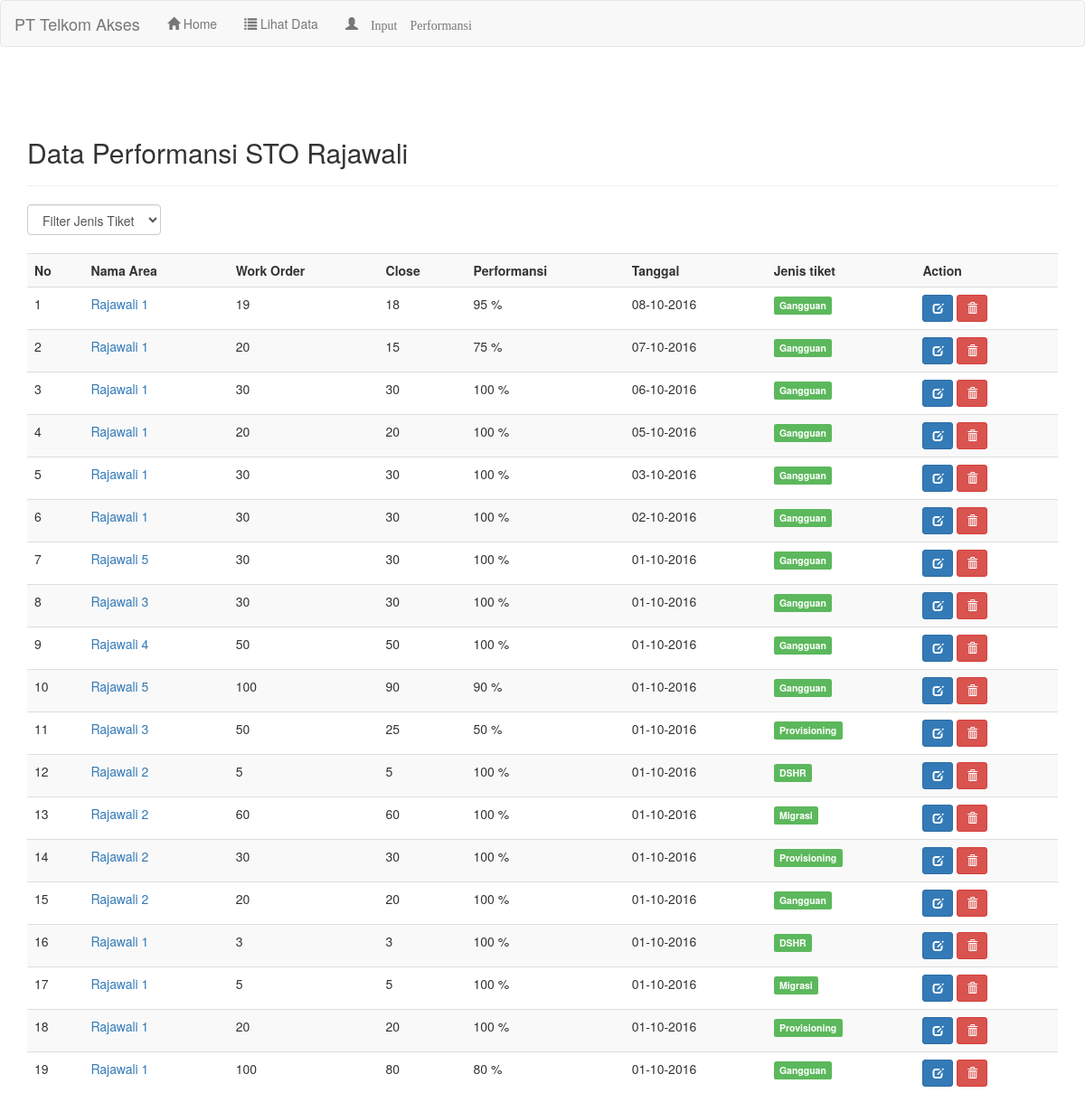
The app's page /data.php with its own data.
### tables this page shows
CREATE TABLE `t_performansi` (
  `id` int(11) NOT NULL,
  `area` varchar(30) NOT NULL,
  `order_tiket` int(11) NOT NULL,
  `close` int(11) NOT NULL,
  `performansi` decimal(10,0) NOT NULL,
  `tanggal` varchar(30) NOT NULL,
  `tiket` varchar(30) NOT NULL
);

### data.php (the view, shortened to what this page needs)
<?php
include("header.php");
include("koneksi.php");
?>
	<div class="container">
		<div class="content">
			<h2>Data Performansi STO Rajawali</h2>
			<hr />
			<form class="form-inline" method="get">
				<div class="form-group">
					<select name="filter" class="form-control" onchange="form.submit()">
						<option value="0">Filter Jenis Tiket</option>
						<?php $filter = (isset($_GET['filter']) ? strtolower($_GET['filter']) : NULL);  ?>
					</select>
				</div>
			</form>
			<br />
			<div class="table-responsive">
				<table class="table table-striped table-hover">
					<tr>
						<th>No</th>
						<th>Nama Area</th>
						<th>Work Order</th>
						<th>Close</th>
						<th>Performansi</th>
						<th>Tanggal</th>
						<th>Jenis tiket</th>
						<th>Action</th>
					</tr>
					<?php
					if($filter){
						$sql = mysqli_query($koneksi, "SELECT * FROM t_performansi WHERE tiket='$filter' ORDER BY id DESC");
					}else{
						$sql = mysqli_query($koneksi, "SELECT * FROM t_performansi ORDER BY id DESC");
					}
					if(mysqli_num_rows($sql) == 0){
						echo '<tr><td colspan="14">Data Tidak Ada.</td></tr>';
					}else{
						$no = 1;
						while($row = mysqli_fetch_assoc($sql)){
							echo '
							<tr>
								<td>'.$no.'</td>
								<td><a href="profile.php?nim='.$row['area'].'">'.$row['area'].'</a></td>
								<td>'.$row['order_tiket'].'</td>
								<td>'.$row['close'].'</td>
								<td>'.$row['performansi'].' % </td>
								<td>'.$row['tanggal'].'</td>
								<td>';
								if($row['tiket'] == 'Gangguan'){
									echo '<span class="label label-success">Gangguan</span>';
								}
								else if ($row['tiket'] == 'DSHR' ){
									echo '<span class="label label-success">DSHR</span>';
								}
								else if ($row['tiket'] == 'Provisioning' ){
									echo '<span class="label label-success">Provisioning</span>';
								}
								else if ($row['tiket'] == 'Migrasi' ){
									echo '<span class="label label-success">Migrasi</span>';
								}
							echo '
								</td>
								<td>
									<a href="edit.php?id='.$row['id'].'" title="Edit Data" data-toggle="tooltip" class="btn btn-primary btn-sm"><span class="glyphicon glyphicon-edit" aria-hidden="true"></span></a>
									<a href="data.php?aksi=delete&id='.$row['id'].'" title="Hapus Data" data-toggle="tooltip" onclick="return confirm(\'Anda yakin akan menghapus data '.$row['id'].'?\')" class="btn btn-danger btn-sm"><span class="glyphicon glyphicon-trash" aria-hidden="true"></span></a>
								</td>
							</tr>
							';
							$no++;
						}
					}
					?>
				</table>
			</div>
		</div>
	</div>
<?php
include("footer.php");
?>

### header.php (shortened to what this page needs)
<!DOCTYPE html>
<html lang="id">
  <head>
    <link href="css/bootstrap.min.css" rel="stylesheet">
	<link href="css/bootstrap-datepicker.css" rel="stylesheet">
    <link href="style.css" rel="stylesheet">
  </head>
<body>
	<nav class="navbar navbar-default">
	  <div class="container-fluid">
		<div class="navbar-header">
		  <a class="navbar-brand hidden-xs hidden-sm" href="http://www.telkomakses.co.id" target="_blank">PT Telkom Akses</a>
		</div>
		<div class="collapse navbar-collapse" id="myNavbar">
		  <ul class="nav navbar-nav">
			<li><a href="index.php"><span class="glyphicon glyphicon-home"></span> Home</a></li>
			<li><a href="data.php" data-toggle="tooltip" data-placement="bottom" title="Lihat Data Performansi"><span class="glyphicon glyphicon-list"></span> Lihat Data</a></li>
			<li><a href="tambah.php" data-toggle="tooltip" data-placement="bottom" title="Tambah Data Performansi" ><span class="glyphicon glyphicon-user"> Input Performansi</a></li>
		  </ul>
		</div>
	  </div>
	</nav>

### footer.php (shortened to what this page needs)
</body>
</html>

### style.css (style rules this page uses)
.content { margin-top: 80px; }

### records on screen
t_performansi: area "Rajawali 1", order_tiket "19", close "18", performansi "95", tanggal "08-10-2016", tiket "Gangguan"
t_performansi: area "Rajawali 1", order_tiket "20", close "15", performansi "75", tanggal "07-10-2016", tiket "Gangguan"
t_performansi: area "Rajawali 1", order_tiket "30", close "30", performansi "100", tanggal "06-10-2016", tiket "Gangguan"
t_performansi: area "Rajawali 1", order_tiket "20", close "20", performansi "100", tanggal "05-10-2016", tiket "Gangguan"
t_performansi: area "Rajawali 1", order_tiket "30", close "30", performansi "100", tanggal "03-10-2016", tiket "Gangguan"
t_performansi: area "Rajawali 1", order_tiket "30", close "30", performansi "100", tanggal "02-10-2016", tiket "Gangguan"
t_performansi: area "Rajawali 5", order_tiket "30", close "30", performansi "100", tanggal "01-10-2016", tiket "Gangguan"
t_performansi: area "Rajawali 3", order_tiket "30", close "30", performansi "100", tanggal "01-10-2016", tiket "Gangguan"
t_performansi: area "Rajawali 4", order_tiket "50", close "50", performansi "100", tanggal "01-10-2016", tiket "Gangguan"
t_performansi: area "Rajawali 5", order_tiket "100", close "90", performansi "90", tanggal "01-10-2016", tiket "Gangguan"
t_performansi: area "Rajawali 3", order_tiket "50", close "25", performansi "50", tanggal "01-10-2016", tiket "Provisioning"
t_performansi: area "Rajawali 2", order_tiket "5", close "5", performansi "100", tanggal "01-10-2016", tiket "DSHR"
t_performansi: area "Rajawali 2", order_tiket "60", close "60", performansi "100", tanggal "01-10-2016", tiket "Migrasi"
t_performansi: area "Rajawali 2", order_tiket "30", close "30", performansi "100", tanggal "01-10-2016", tiket "Provisioning"
t_performansi: area "Rajawali 2", order_tiket "20", close "20", performansi "100", tanggal "01-10-2016", tiket "Gangguan"
t_performansi: area "Rajawali 1", order_tiket "3", close "3", performansi "100", tanggal "01-10-2016", tiket "DSHR"
t_performansi: area "Rajawali 1", order_tiket "5", close "5", performansi "100", tanggal "01-10-2016", tiket "Migrasi"
t_performansi: area "Rajawali 1", order_tiket "20", close "20", performansi "100", tanggal "01-10-2016", tiket "Provisioning"
t_performansi: area "Rajawali 1", order_tiket "100", close "80", performansi "80", tanggal "01-10-2016", tiket "Gangguan"
